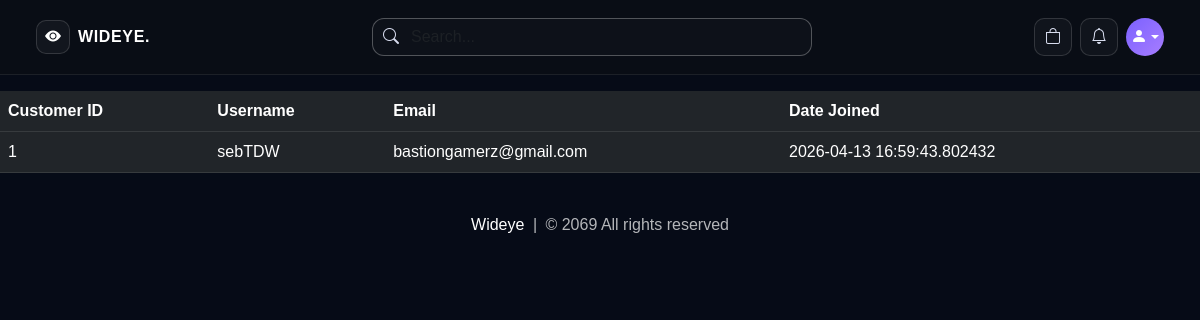
Page /customers (signed in) on the committed database.
### website/models.py (models this page shows, shortened)
class Customer(db.Model, UserMixin):
    id = db.Column(db.Integer, primary_key=True)
    email = db.Column(db.String(100), unique=True)
    username = db.Column(db.String(100))
    password_hash = db.Column(db.String(150))
    date_joined = db.Column(db.DateTime(), default=datetime.utcnow)
    cart_items = db.relationship('Cart', backref=db.backref('customer', lazy=True))
    orders = db.relationship('Order', backref=db.backref('customer', lazy=True))
    @property
    def password(self):
        raise AttributeError('Password is not a readable Attribute')

### website/admin.py (the view)
@admin.route('/customers')
@login_required
def display_customers():
    if current_user.id == 1:
        customers = Customer.query.all()
        return render_template('customers.html', customers=customers)
    return render_template('404.html')

### website/__init__.py (called while the page is built)
def create_app():
    app = Flask(__name__)
    app.config['SECRET_KEY'] = 'hbnwdvbn ajnbsjn ahe'
    app.config['SQLALCHEMY_DATABASE_URI'] = f'sqlite:///{DB_NAME}'
    db.init_app(app)
    @app.errorhandler(404)
    def page_not_found(error):
        return render_template('404.html')
    login_manager = LoginManager()
    login_manager.init_app(app)
    login_manager.login_view = 'auth.login'
    @login_manager.user_loader
    def load_user(id):
        return Customer.query.get(int(id))
    from .views import views
    from .auth import auth
    from .admin import admin
    from .models import Customer, Cart, Product, Order
    app.register_blueprint(views, url_prefix='/') # localhost:5000/about-us
    app.register_blueprint(auth, url_prefix='/') # localhost:5000/auth/change-password
    app.register_blueprint(admin, url_prefix='/')
    return app

### website/templates/customers.html (shortened to what this page needs)
{% extends 'base.html' %}
{% block body %}
<table class="table table-dark table-hover">
    <thead>
        <tr>
            <th scope="col">Customer ID</th>
            <th scope="col">Username</th>
            <th scope="col">Email</th>
            <th scope="col">Date Joined</th>
        </tr>
    </thead>
    <tbody>
        {% for customer in customers %}
        <tr>
        <td>{{ customer.id }}</td>
        <td>{{ customer.username }}</td>
        <td>{{ customer.email }}</td>
        <td>{{ customer.date_joined }}</td>
        </tr>
        {% endfor %}
    </tbody>
</table>
{% endblock %}

### website/templates/base.html (style rules this page uses)
body { background: #060b17; color: #f6f7fb; min-height: 100vh; font-family: Arial, Helvetica, sans-serif; }

### rows in the picture
Customer: id "1", username "sebTDW", email "bastiongamerz@gmail.com", date_joined "2026-04-13 16:59:43.802432"
